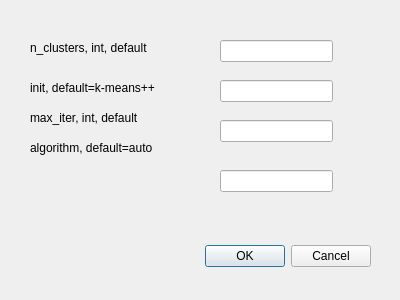
<?xml version="1.0" encoding="UTF-8"?>
<ui version="4.0">
 <class>Dialog</class>
 <widget class="QDialog" name="Dialog">
  <property name="geometry">
   <rect>
    <x>0</x>
    <y>0</y>
    <width>400</width>
    <height>300</height>
   </rect>
  </property>
  <property name="windowTitle">
   <string>Dialog</string>
  </property>
  <widget class="QDialogButtonBox" name="buttonBox">
   <property name="geometry">
    <rect>
     <x>30</x>
     <y>240</y>
     <width>341</width>
     <height>32</height>
    </rect>
   </property>
   <property name="orientation">
    <enum>Qt::Horizontal</enum>
   </property>
   <property name="standardButtons">
    <set>QDialogButtonBox::Cancel|QDialogButtonBox::Ok</set>
   </property>
  </widget>
  <widget class="QLabel" name="label_2">
   <property name="geometry">
    <rect>
     <x>30</x>
     <y>80</y>
     <width>231</width>
     <height>16</height>
    </rect>
   </property>
   <property name="text">
    <string>init, default=k-means++</string>
   </property>
  </widget>
  <widget class="QLabel" name="label_3">
   <property name="geometry">
    <rect>
     <x>30</x>
     <y>40</y>
     <width>231</width>
     <height>16</height>
    </rect>
   </property>
   <property name="text">
    <string>n_clusters, int, default</string>
   </property>
  </widget>
  <widget class="QLabel" name="label_4">
   <property name="geometry">
    <rect>
     <x>30</x>
     <y>110</y>
     <width>231</width>
     <height>16</height>
    </rect>
   </property>
   <property name="text">
    <string>max_iter, int, default</string>
   </property>
  </widget>
  <widget class="QLabel" name="label_5">
   <property name="geometry">
    <rect>
     <x>30</x>
     <y>140</y>
     <width>231</width>
     <height>16</height>
    </rect>
   </property>
   <property name="text">
    <string>algorithm, default=auto</string>
   </property>
  </widget>
  <widget class="QLineEdit" name="lineEdit">
   <property name="geometry">
    <rect>
     <x>220</x>
     <y>40</y>
     <width>113</width>
     <height>22</height>
    </rect>
   </property>
  </widget>
  <widget class="QLineEdit" name="lineEdit_2">
   <property name="geometry">
    <rect>
     <x>220</x>
     <y>80</y>
     <width>113</width>
     <height>22</height>
    </rect>
   </property>
   <property name="dragEnabled">
    <bool>false</bool>
   </property>
   <property name="readOnly">
    <bool>false</bool>
   </property>
  </widget>
  <widget class="QLineEdit" name="lineEdit_3">
   <property name="geometry">
    <rect>
     <x>220</x>
     <y>120</y>
     <width>113</width>
     <height>22</height>
    </rect>
   </property>
  </widget>
  <widget class="QLineEdit" name="lineEdit_4">
   <property name="geometry">
    <rect>
     <x>220</x>
     <y>170</y>
     <width>113</width>
     <height>22</height>
    </rect>
   </property>
  </widget>
 </widget>
 <resources/>
 <connections>
  <connection>
   <sender>buttonBox</sender>
   <signal>accepted()</signal>
   <receiver>Dialog</receiver>
   <slot>accept()</slot>
   <hints>
    <hint type="sourcelabel">
     <x>248</x>
     <y>254</y>
    </hint>
    <hint type="destinationlabel">
     <x>157</x>
     <y>274</y>
    </hint>
   </hints>
  </connection>
  <connection>
   <sender>buttonBox</sender>
   <signal>rejected()</signal>
   <receiver>Dialog</receiver>
   <slot>reject()</slot>
   <hints>
    <hint type="sourcelabel">
     <x>316</x>
     <y>260</y>
    </hint>
    <hint type="destinationlabel">
     <x>286</x>
     <y>274</y>
    </hint>
   </hints>
  </connection>
 </connections>
</ui>
